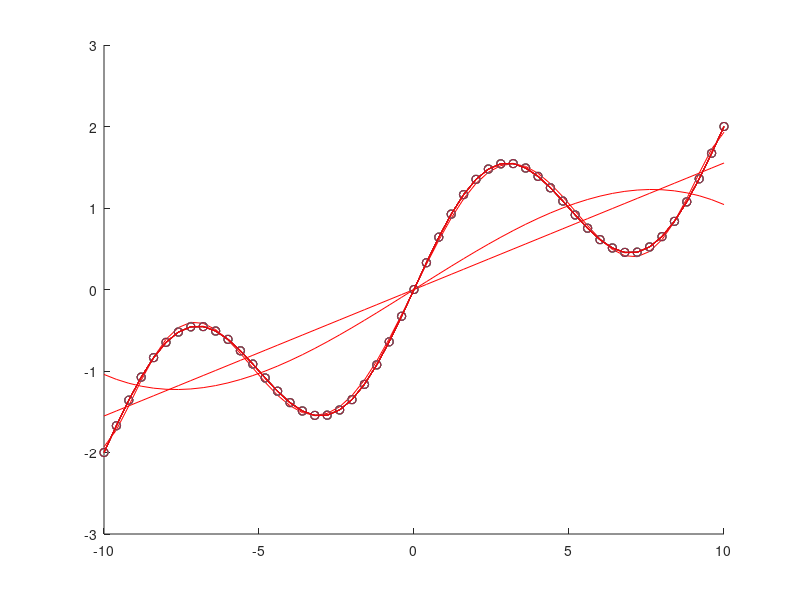
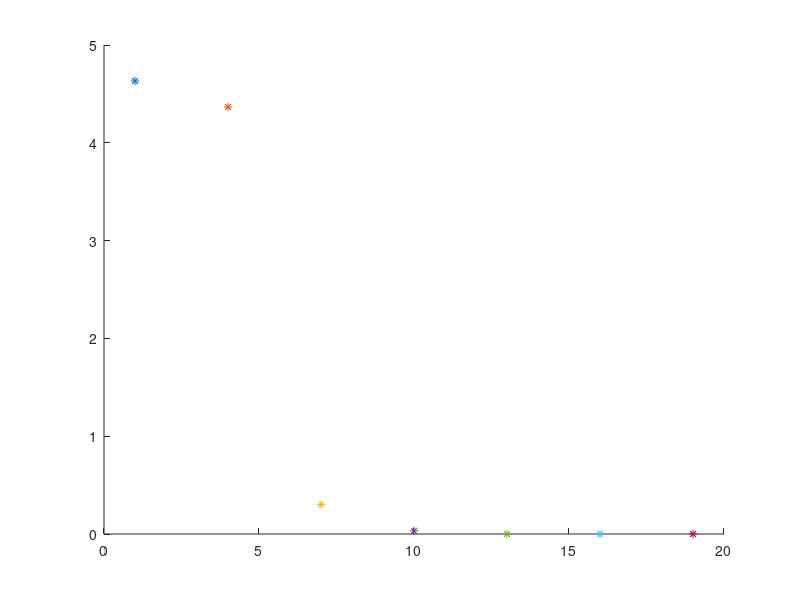

MATLAB code to generate these figures, in order:
h=0.4;
pi=3.1415926535;
y=[-10:h:10];
b=sin(pi*y/5)+y/5;
 for N=1:3:19;
figure(1);
hold on;
scatter(y,b,'o');
plot(y,b);
p=polyfit(y,b,N);
f=p(1);
for i=1:N
    f=f.*y+p(i+1);
end
plot(y,f,'r');
figure(2);
hold on;
c=b-f;
l=norm(c);
scatter(N,l,'*');
 end
